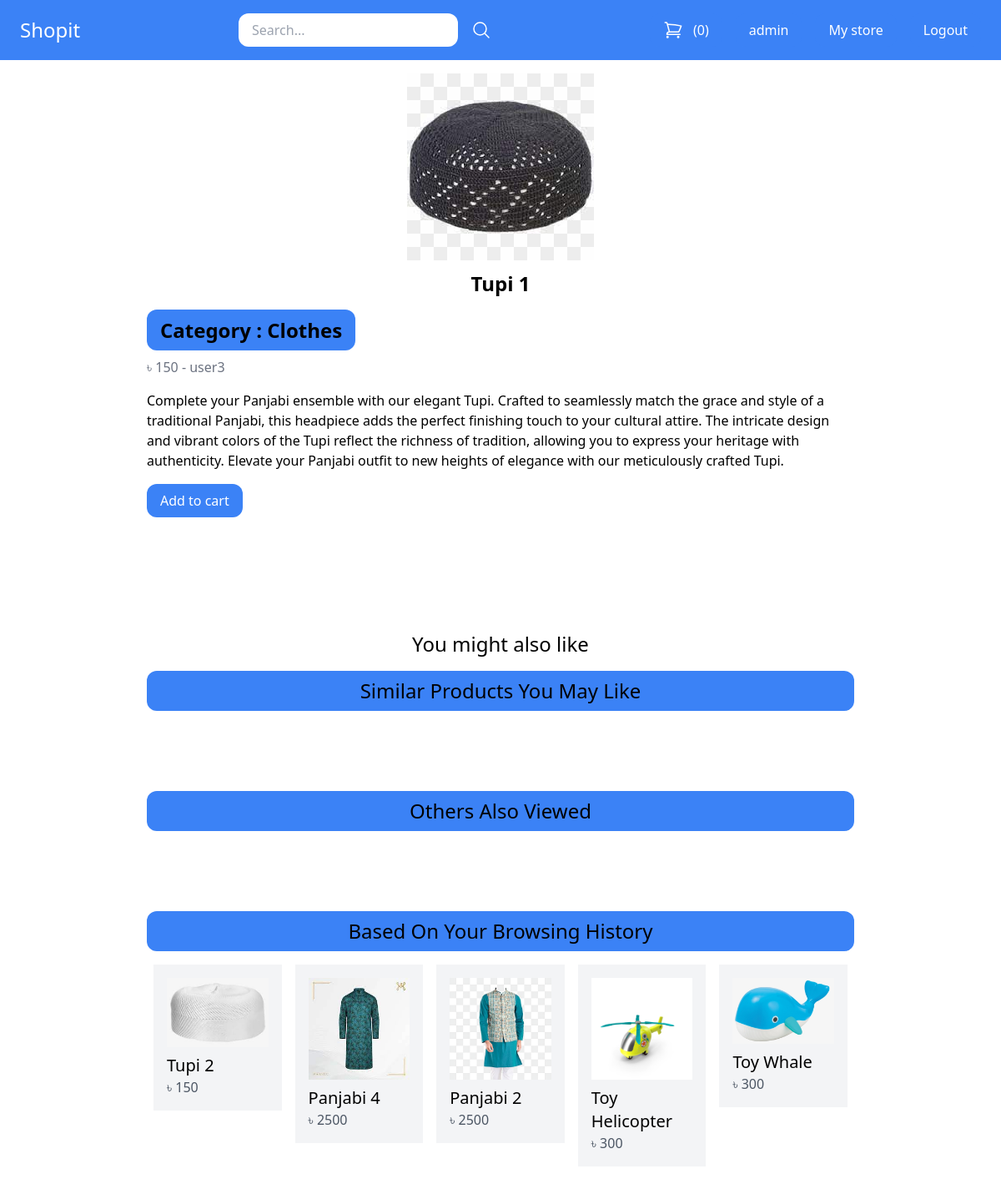
The app's page /product/cloth/tupi-1/ (signed in) with its own data.
### core/models.py (models this page shows, shortened)
class Product(models.Model):
	DRAFT = 'draft'
	WAITING_APPROVAL = 'waitingapproval'
	ACTIVE = 'active'
	DELETED = 'deleted'
	STATUS_CHOICES = {
		(DRAFT, 'Draft'),
		(WAITING_APPROVAL, 'Waiting approval'),
		(ACTIVE, 'Active'),
		(DELETED, 'Deleted'),
	}
	user = models.ForeignKey(User, related_name='products', on_delete=models.CASCADE)
	category = models.ForeignKey(Category, related_name='products', on_delete=models.CASCADE)
	title = models.CharField(max_length=50)
	slug = models.SlugField(max_length=50)
	description = models.TextField(blank=True)
	tags = models.TextField(default='')
	price = models.PositiveIntegerField()
	image = models.ImageField(upload_to='uploads/product_images', blank=True, null=True)
	thumbnail = models.ImageField(upload_to='uploads/product_images/thumbnail', blank=True, null=True)
	created_at = models.DateTimeField(auto_now_add=True)
	updated_at = models.DateTimeField(auto_now=True)
	status = models.CharField(max_length=50, choices=STATUS_CHOICES, default=ACTIVE)
	average_rating = models.DecimalField(max_digits=3, decimal_places=1, default=0)
	view_count = models.PositiveIntegerField(default=0)
	class Meta:
		ordering = ('-created_at',)
	def get_thumbnail(self):
		if self.thumbnail:
			return self.thumbnail.url

class Category(models.Model):
	title = models.CharField(max_length=50)
	slug = models.SlugField(max_length=50)
	class Meta:
		verbose_name_plural = 'Categories'

### core/views.py (the view)
# urls.py: path('product/<slug:category_slug>/<slug:slug>/', views.product_detail, name='product_detail'),
def product_detail(request, category_slug, slug):
    product = get_object_or_404(Product, slug=slug, status=Product.ACTIVE)
    product.view_count += 1
    product.save()
    UserItemInteraction.objects.create(user=request.user, product=product)
    recommended_products = item_based_collaborative_filtering(product)
    recommended_products2 = user_based_collaborative_filtering(request.user)
    recommended_products3 = content_based_recommendation(request.user, product)
    user_bought_products = UserPurchase.objects.filter(user=request.user, product=product).exists()
    comment_form = CommentForm(request.POST or None)
    rating_form = RatingForm(request.POST or None)
    if request.method == 'POST' and comment_form.is_valid() and user_bought_products:
        comment_text = comment_form.cleaned_data['text']
        Comment.objects.create(user=request.user, product=product, text=comment_text)
    if request.method == 'POST' and rating_form.is_valid() and user_bought_products:
        rating = rating_form.cleaned_data['rating']
        UserRating.objects.update_or_create(user=request.user, product=product, defaults={'rating': rating})
    comments = Comment.objects.filter(product=product)
    ratings = UserRating.objects.filter(product=product)
    average_rating = ratings.aggregate(Avg('rating'))['rating__avg'] or 0
    no_full_stars = int(average_rating)
    full_stars = [1 for x in range(no_full_stars)]
    half_star = average_rating - no_full_stars
    no_empty_stars = 10 - no_full_stars - (half_star > 0)
    empty_stars = [1 for x in range(no_empty_stars)]
    return render(request, 'product_detail.html', {
        'product': product,
        'recommended_products': recommended_products,
        'recommended_products2': recommended_products2,
        'recommended_products3': recommended_products3,
        'user_bought_products': user_bought_products,
        'comment_form': comment_form,
        'comments' : comments,
        'rating_form': rating_form,
        'ratings': ratings,
        'average_rating': average_rating,
        'full_stars': full_stars, 'half_star': half_star, 'empty_stars': empty_stars,
    })

### core/forms.py
class CommentForm(forms.ModelForm):
    class Meta:
        model = Comment
        fields = ['text']
        widgets = {
            'text': forms.Textarea(attrs={
                'placeholder': 'Share your thoughts...',
                'class': 'w-full px-4 py-2 text-gray-700 bg-white border rounded-lg focus:outline-none focus:ring focus:border-blue-300',
                'rows': 3,
            }),
        }

class RatingForm(forms.Form):
    rating = forms.DecimalField(label='Rating', max_digits=3, decimal_places=1, min_value=0, max_value=10)

### core/views.py (called while the page is built)
def preprocess_text(text):
    tokens = word_tokenize(text)
    tokens = [token for token in tokens if token]
    tokens = ['NUM' if token.isdigit() else token for token in tokens]
    tokens = [token.strip() for token in tokens]
    tokens = list(set(tokens))
    return tokens

### core/templates/product_detail.html (shortened to what this page needs)
{% extends 'base.html' %}
{% block content %}
{% if product.image %}
<div class="flex justify-center mb-3">
  <img src="{{ product.image.url }}" alt="Image of {{ product.title }}">
</div>
{% endif %}
<h1 class="text-2xl text-center font-semibold">{{ product.title }}</h1>
<br>
<a href="{% url 'category_detail' product.category.slug %}" class="text-2xl mt-4 text-center px-4 py-2 bg-blue-500 hover:bg-blue-700 rounded-xl font-semibold">Category : {{ product.category.title }}</a>
<p class="text-s mt-4 text-gray-500">
  ৳ {{ product.price }}
  -
  <a href="{% url 'vendor_detail' product.user.id %}">{{ product.user.username }}</a>
</p>
{% if product.description %}
<p class="mt-4">
  {{ product.description }}
</p>
{% endif %}
<a href="{% url 'add_to_cart' product.id %}" class="inline-block mt-4 px-4 py-2 bg-blue-500 hover:bg-blue-700 text-white rounded-xl">Add to cart</a>
<br>
<br>
<br>
<br>
<br>
<br>
<h2 class="mt-4 text-2xl text-center"> You might also like </h2>
<h2 class="mt-4 text-2xl px-4 py-2 bg-blue-500 rounded-xl text-center">Similar Products You May Like </h2>
<br>
<br>
<br>
<h2 class="mt-4 text-2xl px-4 py-2 bg-blue-500 rounded-xl text-center">Others Also Viewed </h2>
<br>
<br>
<br>
<h2 class="mt-4 text-2xl px-4 py-2 bg-blue-500 rounded-xl text-center">Based On Your Browsing History </h2>
<div class="mt-2 flex flex-wrap">
  {% for product in recommended_products3 %}
  <div class="product w-1/5 p-2">
    <div class="p-4 bg-gray-100">
      <a href="{%  url 'product_detail' product.category.slug product.slug %}">
      <div class="image mb-2">
        <img src="{{ product.get_thumbnail }}" alt="Image of {{ product.title }}">
      </div>
      <h2 class="text-xl">{{ product.title }}</h2>
      <p class="text-s text-gray-600">৳ {{ product.price }} </p>
      </a>
    </div>
  </div>
  {% endfor %}
</div>
<br>
{% endblock %}

### core/templates/base.html (shortened to what this page needs)
<!doctype html>
<html>
<head>
  <script src="https://cdn.tailwindcss.com"></script>
</head>
<body>
	<nav class="max-w mx-auto py-4 px-6 flex items-center justify-between bg-blue-500">
		<div class="logo">
			<a href="/" class="text-2xl text-white">Shopit</a>
		</div>
		<div class="search">
			<form method="get" action="/search/" class="flex items-center space-x-4">
				<input type="search" class="py-2 px-4 rounded-xl" name='query' placeholder="Search...">
				<button>
					<svg xmlns="http://www.w3.org/2000/svg" fill="none" viewBox="0 0 24 24" stroke-width="1.5" stroke="currentColor" class="w-6 h-6 text-white">
  				<path stroke-linecap="round" stroke-linejoin="round" d="M21 21l-5.197-5.197m0 0A7.5 7.5 0 105.196 5.196a7.5 7.5 0 0010.607 10.607z" />
					</svg>
				</button>
			</form>
		</div>
		<div class="menu flex items-center space-x-4">
			<a href="{% url 'cart_view' %}" class="flex space-x-3 py-2 px-4 bg-blue-500 hover:bg-blue-700 rounded-xl text-white"> <span>({{ cart|length }})</span></a>
			{% if request.user.is_authenticated %}
				<a href="{% url 'myaccount' %}" class="py-2 px-4 bg-blue-500 hover:bg-blue-700 rounded-xl text-white">{{request.user.username}}</a>
				<a href="{% url 'mystore' %}" class="py-2 px-4 bg-blue-500 hover:bg-blue-700 rounded-xl text-white">My store</a>
				<a href="{% url 'logout' %}" class="py-2 px-4 bg-blue-500 hover:bg-blue-700 rounded-xl text-white">Logout</a>
			{% else %}
				<a href="{% url 'login' %}" class="py-2 px-4 bg-blue-500 hover:bg-blue-700 rounded-xl text-white">Login</a>
			{% endif %}
		</div>
	</nav>
	<div class="max-w-4xl mx-auto py-4 px-6">
		{% block content %}
		{% endblock %}
	</div>
</body>
</html>

### records on screen
Product: image (picture), title "Tupi 1", category "Clothes", price "150", user.username "user3", description "Complete your Panjabi ensemble with our elegant Tupi. Crafted to seamlessly match the grace and style of a traditional Panjabi, this headpiece adds the perfect finishing touch to your cultural attire. The intricate design and vibrant colors of the Tupi reflect the richness of tradition, allowing you to express your heritage with authenticity. Elevate your Panjabi outfit to new heights of elegance with our meticulously crafted Tupi."
Product: get_thumbnail (picture), title "Tupi 2", price "150"
Product: get_thumbnail (picture), title "Panjabi 4", price "2500"
Product: get_thumbnail (picture), title "Panjabi 2", price "2500"
Product: get_thumbnail (picture), title "Toy Helicopter", price "300"
Product: get_thumbnail (picture), title "Toy Whale", price "300"

### other values on screen
{{ cart|length }} "0"
{{ request.user.username }} "admin"
